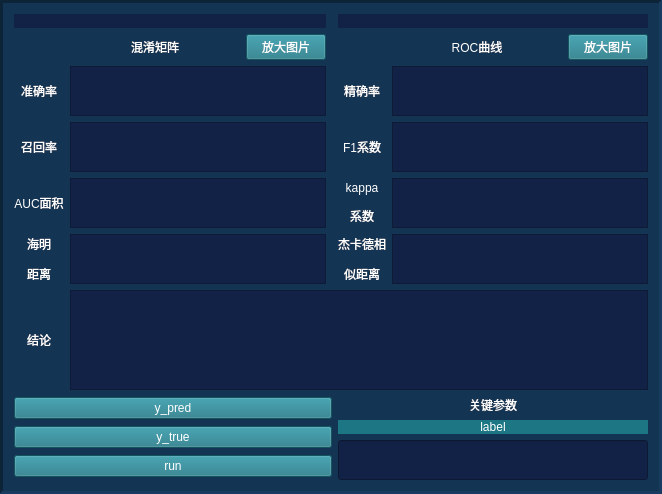
           <widget class="QFrame" name="frame_gener">
            <property name="styleSheet">
             <string notr="true">background-color: rgb(20, 52, 83);
border-color: rgb(255, 97, 6);
</string>
            </property>
            <property name="frameShape">
             <enum>QFrame::Panel</enum>
            </property>
            <property name="frameShadow">
             <enum>QFrame::Sunken</enum>
            </property>
            <property name="lineWidth">
             <number>3</number>
            </property>
            <property name="midLineWidth">
             <number>3</number>
            </property>
            <layout class="QVBoxLayout" name="verticalLayout">
             <item>
              <layout class="QGridLayout" name="gridLayout_gener_main" rowstretch="111,0,0,0,0,0,0,0" columnstretch="1,0,0,0,0,0,0">
               <property name="leftMargin">
                <number>0</number>
               </property>
               <item row="1" column="1">
                <widget class="QLabel" name="label_C">
                 <property name="sizePolicy">
                  <sizepolicy hsizetype="Expanding" vsizetype="Expanding">
                   <horstretch>0</horstretch>
                   <verstretch>30</verstretch>
                  </sizepolicy>
                 </property>
                 <property name="font">
                  <font>
                   <pointsize>9</pointsize>
                  </font>
                 </property>
                 <property name="styleSheet">
                  <string notr="true">color: rgb(255, 255, 255);
background-color:transparent;</string>
                 </property>
                 <property name="locale">
                  <locale language="Catalan" country="Spain"/>
                 </property>
                 <property name="text">
                  <string>混淆矩阵</string>
                 </property>
                 <property name="alignment">
                  <set>Qt::AlignCenter</set>
                 </property>
                </widget>
               </item>
               <item row="1" column="5">
                <widget class="QLabel" name="label_ROC_2">
                 <property name="sizePolicy">
                  <sizepolicy hsizetype="Expanding" vsizetype="Expanding">
                   <horstretch>0</horstretch>
                   <verstretch>30</verstretch>
                  </sizepolicy>
                 </property>
                 <property name="styleSheet">
                  <string notr="true">color: rgb(255, 255, 255);
background-color:transparent;</string>
                 </property>
                 <property name="text">
                  <string>ROC曲线</string>
                 </property>
                 <property name="alignment">
                  <set>Qt::AlignCenter</set>
                 </property>
                </widget>
               </item>
               <item row="2" column="4">
                <widget class="QLabel" name="label_P">
                 <property name="styleSheet">
                  <string notr="true">color: rgb(255, 255, 255);
background-color:transparent;</string>
                 </property>
                 <property name="text">
                  <string>精确率</string>
                 </property>
                 <property name="alignment">
                  <set>Qt::AlignCenter</set>
                 </property>
                </widget>
               </item>
               <item row="5" column="4">
                <widget class="QLabel" name="label_J">
                 <property name="styleSheet">
                  <string notr="true">color: rgb(255, 255, 255);
background-color:transparent;</string>
                 </property>
                 <property name="text">
                  <string>&lt;html&gt;&lt;head/&gt;&lt;body&gt;&lt;p&gt;杰卡德相&lt;/p&gt;&lt;p&gt;似距离&lt;/p&gt;&lt;/body&gt;&lt;/html&gt;</string>
                 </property>
                 <property name="alignment">
                  <set>Qt::AlignCenter</set>
                 </property>
                </widget>
               </item>
               <item row="5" column="0">
                <widget class="QLabel" name="label_H">
                 <property name="styleSheet">
                  <string notr="true">color: rgb(255, 255, 255);
background-color:transparent;</string>
                 </property>
                 <property name="text">
                  <string>&lt;html&gt;&lt;head/&gt;&lt;body&gt;&lt;p&gt;海明&lt;/p&gt;&lt;p&gt;距离&lt;/p&gt;&lt;/body&gt;&lt;/html&gt;</string>
                 </property>
                 <property name="alignment">
                  <set>Qt::AlignCenter</set>
                 </property>
                </widget>
               </item>
               <item row="3" column="0">
                <widget class="QLabel" name="label_R">
                 <property name="styleSheet">
                  <string notr="true">color: rgb(255, 255, 255);
background-color:transparent;</string>
                 </property>
                 <property name="text">
                  <string>召回率</string>
                 </property>
                 <property name="alignment">
                  <set>Qt::AlignCenter</set>
                 </property>
                </widget>
               </item>
               <item row="4" column="0">
                <widget class="QLabel" name="label_AUC">
                 <property name="styleSheet">
                  <string notr="true">color: rgb(255, 255, 255);
background-color:transparent;</string>
                 </property>
                 <property name="text">
                  <string>AUC面积</string>
                 </property>
                 <property name="alignment">
                  <set>Qt::AlignCenter</set>
                 </property>
                </widget>
               </item>
               <item row="3" column="4">
                <widget class="QLabel" name="label_F1">
                 <property name="styleSheet">
                  <string notr="true">color: rgb(255, 255, 255);
background-color:transparent;</string>
                 </property>
                 <property name="text">
                  <string>F1系数</string>
                 </property>
                 <property name="alignment">
                  <set>Qt::AlignCenter</set>
                 </property>
                </widget>
               </item>
               <item row="4" column="4">
                <widget class="QLabel" name="label_K">
                 <property name="styleSheet">
                  <string notr="true">color: rgb(255, 255, 255);
background-color:transparent;</string>
                 </property>
                 <property name="text">
                  <string>&lt;html&gt;&lt;head/&gt;&lt;body&gt;&lt;p&gt;kappa&lt;/p&gt;&lt;p&gt;系数&lt;/p&gt;&lt;/body&gt;&lt;/html&gt;</string>
                 </property>
                 <property name="alignment">
                  <set>Qt::AlignCenter</set>
                 </property>
                </widget>
               </item>
               <item row="2" column="0">
                <widget class="QLabel" name="label_A">
                 <property name="styleSheet">
                  <string notr="true">color: rgb(255, 255, 255);
background-color:transparent;</string>
                 </property>
                 <property name="text">
                  <string>准确率</string>
                 </property>
                 <property name="alignment">
                  <set>Qt::AlignCenter</set>
                 </property>
                </widget>
               </item>
               <item row="7" column="0" colspan="4">
                <layout class="QVBoxLayout" name="verticalLayout_input_g">
                 <item>
                  <widget class="QPushButton" name="pushButton_y_pred_A">
                   <property name="styleSheet">
                    <string notr="true">color: rgb(255, 255, 255);
background-color: rgb(28, 118, 132);</string>
                   </property>
                   <property name="text">
                    <string>y_pred</string>
                   </property>
                  </widget>
                 </item>
                 <item>
                  <widget class="QPushButton" name="pushButton_y_true_A">
                   <property name="styleSheet">
                    <string notr="true">color: rgb(255, 255, 255);
background-color: rgb(28, 118, 132);</string>
                   </property>
                   <property name="text">
                    <string>y_true</string>
                   </property>
                  </widget>
                 </item>
                 <item>
                  <widget class="QPushButton" name="pushButton_run_A">
                   <property name="styleSheet">
                    <string notr="true">color: rgb(255, 255, 255);
background-color: rgb(28, 118, 132);</string>
                   </property>
                   <property name="text">
                    <string>run</string>
                   </property>
                  </widget>
                 </item>
                </layout>
               </item>
               <item row="7" column="4" colspan="3">
                <layout class="QVBoxLayout" name="verticalLayout_guanjiancanshu_gener">
                 <item>
                  <widget class="QLabel" name="label_guanjiancanshu_A">
                   <property name="styleSheet">
                    <string notr="true">color: rgb(255, 255, 255);</string>
                   </property>
                   <property name="text">
                    <string>关键参数</string>
                   </property>
                   <property name="alignment">
                    <set>Qt::AlignCenter</set>
                   </property>
                  </widget>
                 </item>
                 <item>
                  <widget class="QLabel" name="label_label_A">
                   <property name="styleSheet">
                    <string notr="true">color: rgb(255, 255, 255);
background-color: rgb(28, 118, 132);</string>
                   </property>
                   <property name="text">
                    <string>label</string>
                   </property>
                   <property name="alignment">
                    <set>Qt::AlignCenter</set>
                   </property>
                  </widget>
                 </item>
                 <item>
                  <widget class="QLineEdit" name="lineEdit_gener_A">
                   <property name="minimumSize">
                    <size>
                     <width>0</width>
                     <height>40</height>
                    </size>
                   </property>
                   <property name="styleSheet">
                    <string notr="true">background-color: rgb(18, 34, 70);</string>
                   </property>
                  </widget>
                 </item>
                </layout>
               </item>
               <item row="2" column="5" colspan="2">
                <widget class="QTextBrowser" name="textBrowser_P">
                 <property name="maximumSize">
                  <size>
                   <width>16777215</width>
                   <height>50</height>
                  </size>
                 </property>
                 <property name="styleSheet">
                  <string notr="true">background-color: rgb(18, 34, 70);</string>
                 </property>
                </widget>
               </item>
               <item row="3" column="5" colspan="2">
                <widget class="QTextBrowser" name="textBrowser_F1">
                 <property name="maximumSize">
                  <size>
                   <width>16777215</width>
                   <height>50</height>
                  </size>
                 </property>
                 <property name="styleSheet">
                  <string notr="true">background-color: rgb(18, 34, 70);</string>
                 </property>
                </widget>
               </item>
               <item row="4" column="5" colspan="2">
                <widget class="QTextBrowser" name="textBrowser_K">
                 <property name="maximumSize">
                  <size>
                   <width>16777215</width>
                   <height>50</height>
                  </size>
                 </property>
                 <property name="styleSheet">
                  <string notr="true">background-color: rgb(18, 34, 70);</string>
                 </property>
                </widget>
               </item>
               <item row="1" column="2">
                <widget class="QPushButton" name="pushButton_C">
                 <property name="styleSheet">
                  <string notr="true">color: rgb(255, 255, 255);
background-color: rgb(28, 118, 132);</string>
                 </property>
                 <property name="text">
                  <string>放大图片</string>
                 </property>
                </widget>
               </item>
               <item row="5" column="5" colspan="2">
                <widget class="QTextBrowser" name="textBrowser_8">
                 <property name="maximumSize">
                  <size>
                   <width>16777215</width>
                   <height>50</height>
                  </size>
                 </property>
                 <property name="styleSheet">
                  <string notr="true">background-color: rgb(18, 34, 70);</string>
                 </property>
                </widget>
               </item>
               <item row="0" column="0" colspan="3">
                <widget class="QLabel" name="label_C_2">
                 <property name="sizePolicy">
                  <sizepolicy hsizetype="Expanding" vsizetype="Expanding">
                   <horstretch>0</horstretch>
                   <verstretch>0</verstretch>
                  </sizepolicy>
                 </property>
                 <property name="minimumSize">
                  <size>
                   <width>0</width>
                   <height>0</height>
                  </size>
                 </property>
                 <property name="styleSheet">
                  <string notr="true">background-color: rgb(18, 34, 70);</string>
                 </property>
                 <property name="frameShape">
                  <enum>QFrame::NoFrame</enum>
                 </property>
                 <property name="frameShadow">
                  <enum>QFrame::Plain</enum>
                 </property>
                 <property name="lineWidth">
                  <number>3</number>
                 </property>
                 <property name="midLineWidth">
                  <number>0</number>
                 </property>
                 <property name="text">
                  <string/>
                 </property>
                </widget>
               </item>
               <item row="1" column="6">
                <widget class="QPushButton" name="pushButton_ROC">
                 <property name="styleSheet">
                  <string notr="true">color: rgb(255, 255, 255);
background-color: rgb(28, 118, 132);</string>
                 </property>
                 <property name="text">
                  <string>放大图片</string>
                 </property>
                </widget>
               </item>
               <item row="2" column="1" colspan="2">
                <widget class="QTextBrowser" name="textBrowser_A">
                 <property name="maximumSize">
                  <size>
                   <width>16777215</width>
                   <height>50</height>
                  </size>
                 </property>
                 <property name="styleSheet">
                  <string notr="true">background-color: rgb(18, 34, 70);</string>
                 </property>
                </widget>
               </item>
               <item row="3" column="1" colspan="2">
                <widget class="QTextBrowser" name="textBrowser_R">
                 <property name="maximumSize">
                  <size>
                   <width>16777215</width>
                   <height>50</height>
                  </size>
                 </property>
                 <property name="styleSheet">
                  <string notr="true">background-color: rgb(18, 34, 70);</string>
                 </property>
                </widget>
               </item>
               <item row="4" column="1" colspan="2">
                <widget class="QTextBrowser" name="textBrowser_AUC">
                 <property name="maximumSize">
                  <size>
                   <width>16777215</width>
                   <height>50</height>
                  </size>
                 </property>
                 <property name="styleSheet">
                  <string notr="true">background-color: rgb(18, 34, 70);</string>
                 </property>
                </widget>
               </item>
               <item row="5" column="1" colspan="2">
                <widget class="QTextBrowser" name="textBrowser_H">
                 <property name="maximumSize">
                  <size>
                   <width>16777215</width>
                   <height>50</height>
                  </size>
                 </property>
                 <property name="styleSheet">
                  <string notr="true">background-color: rgb(18, 34, 70);</string>
                 </property>
                </widget>
               </item>
               <item row="0" column="4" colspan="3">
                <widget class="QLabel" name="label_ROC">
                 <property name="sizePolicy">
                  <sizepolicy hsizetype="Expanding" vsizetype="Expanding">
                   <horstretch>0</horstretch>
                   <verstretch>30</verstretch>
                  </sizepolicy>
                 </property>
                 <property name="minimumSize">
                  <size>
                   <width>0</width>
                   <height>0</height>
                  </size>
                 </property>
                 <property name="styleSheet">
                  <string notr="true">background-color: rgb(18, 34, 70);</string>
                 </property>
                 <property name="text">
                  <string/>
                 </property>
                </widget>
               </item>
               <item row="6" column="0">
                <widget class="QLabel" name="label_jielun">
                 <property name="styleSheet">
                  <string notr="true">color: rgb(255, 255, 255);
background-color:transparent;</string>
                 </property>
                 <property name="text">
                  <string>结论</string>
                 </property>
                 <property name="alignment">
                  <set>Qt::AlignCenter</set>
                 </property>
                </widget>
               </item>
               <item row="6" column="1" colspan="6">
                <widget class="QTextBrowser" name="textBrowser_jielun">
                 <property name="maximumSize">
                  <size>
                   <width>16777215</width>
                   <height>100</height>
                  </size>
                 </property>
                 <property name="styleSheet">
                  <string notr="true">background-color: rgb(18, 34, 70);</string>
                 </property>
                </widget>
               </item>
              </layout>
             </item>
            </layout>
           </widget>
